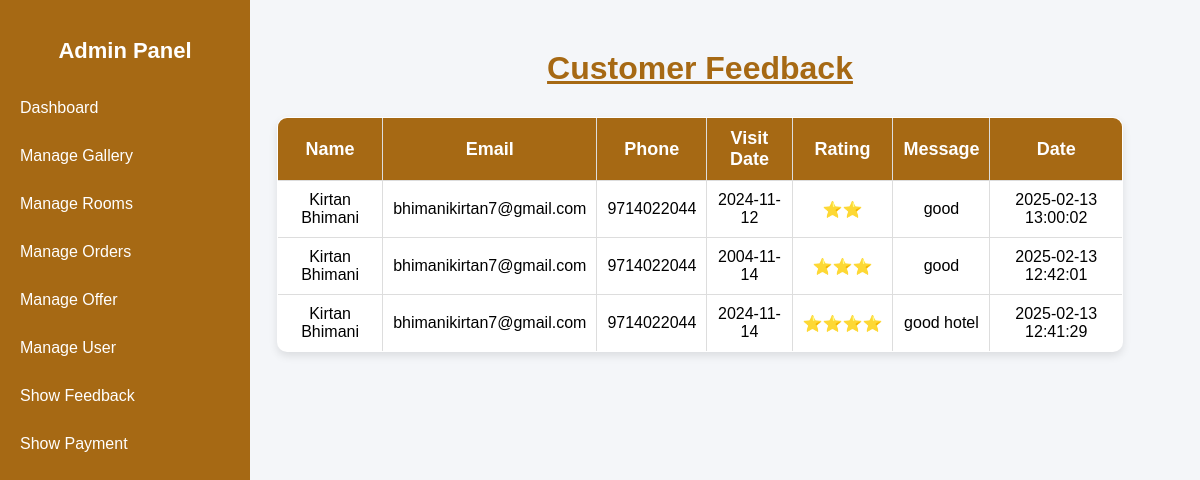
The app's page /admin/show_feedback.php with its own data.
### tables this page shows
CREATE TABLE `feedback` (
  `id` int(11) NOT NULL,
  `name` varchar(255) NOT NULL,
  `email` varchar(255) NOT NULL,
  `phone` varchar(15) NOT NULL,
  `visit_date` date DEFAULT NULL,
  `rating` int(11) NOT NULL CHECK (`rating` between 1 and 5),
  `message` text NOT NULL,
  `created_at` timestamp NOT NULL DEFAULT current_timestamp()
);

### admin/show_feedback.php (the view, shortened to what this page needs)
<?php
include '../db.php';
include 'sidebar.php';
$sql = "SELECT * FROM feedback ORDER BY created_at DESC";
$result = $conn->query($sql);
?>
<!DOCTYPE html>
<html lang="en">
<head>
</head>
<body>
    <div class="container">
    <h1>Customer Feedback</h1>
        <table border="1">
            <tr>
                <th>Name</th>
                <th>Email</th>
                <th>Phone</th>
                <th>Visit Date</th>
                <th>Rating</th>
                <th>Message</th>
                <th>Date</th>
            </tr>
            <?php while ($row = $result->fetch_assoc()) { ?>
                <tr>
                    <td><?= $row['name'] ?></td>
                    <td><?= $row['email'] ?></td>
                    <td><?= $row['phone'] ?></td>
                <td><?= $row['visit_date'] ? $row['visit_date'] : 'N/A' ?></td>
                <td><?= str_repeat("⭐", $row['rating']) ?></td>
                <td><?= $row['message'] ?></td>
                <td><?= $row['created_at'] ?></td>
            </tr>
            <?php } ?>
        </table>
    </div>
    </body>
    </html>

### admin/sidebar.php (style rules this page uses)
body { margin: 0; font-family: Arial, sans-serif; background-color: #f4f6f9; display: flex; }

### admin/show_feedback.php (style rules this page uses)
body { font-family: Arial, sans-serif; background-color: #f4f6f9; margin: 0; padding: 0; }
.container { margin-left: 200px; padding: 30px; width: calc(100% - 260px); min-height: 100vh; text-align: center; }
table { width: 90%; margin: 30px auto; border-collapse: collapse; background: #fff; border-radius: 10px; box-shadow: 0 4px 8px rgba(0, 0, 0, 0.1); overflow: hidden; }
th, td { border: 1px solid #ddd; padding: 10px; text-align: center; }
th { background: #A66914; color: white; font-size: 18px; }
h1 { color: #A66914; text-align: center; text-decoration: underline; margin: 20px 0; }

### records on screen
feedback: name "Kirtan Bhimani", email "bhimanikirtan7@gmail.com", phone "9714022044", visit_date "2024-11-12", rating "⭐⭐", message "good", created_at "2025-02-13 13:00:02"
feedback: name "Kirtan Bhimani", email "bhimanikirtan7@gmail.com", phone "9714022044", visit_date "2004-11-14", rating "⭐⭐⭐", message "good", created_at "2025-02-13 12:42:01"
feedback: name "Kirtan Bhimani", email "bhimanikirtan7@gmail.com", phone "9714022044", visit_date "2024-11-14", rating "⭐⭐⭐⭐", message "good hotel", created_at "2025-02-13 12:41:29"
